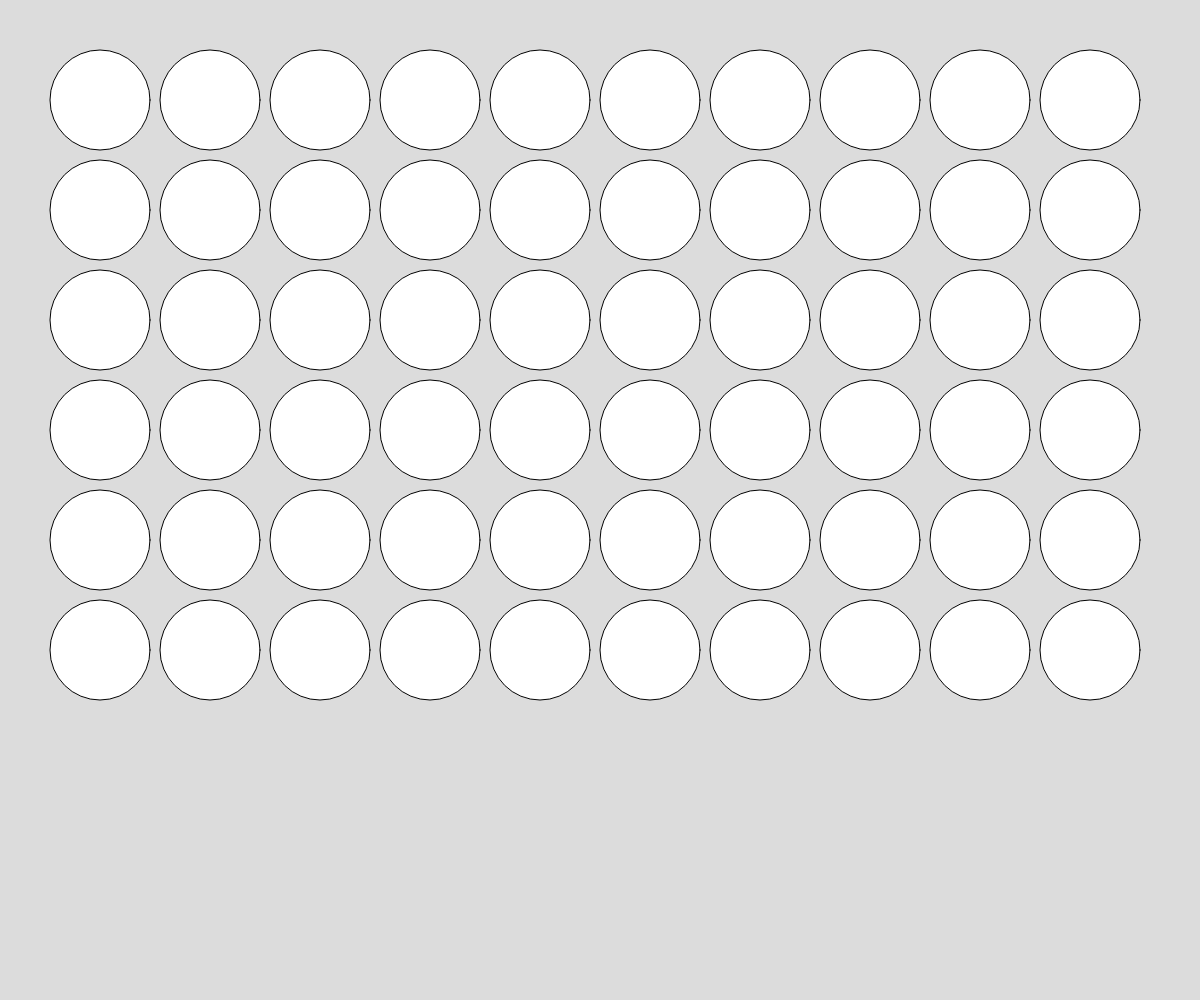
Frame 1 (no input)
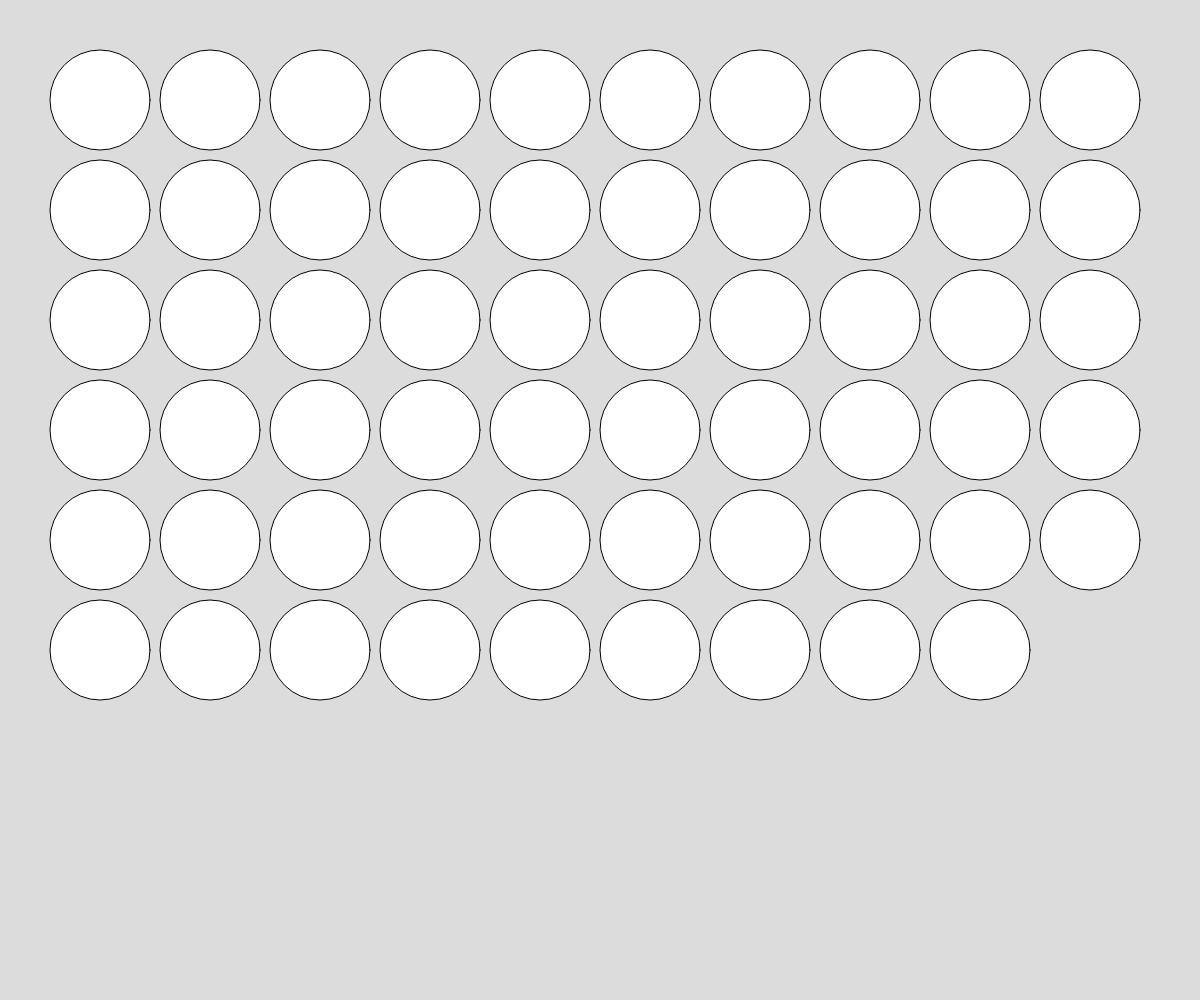
Frame 60 (no input)
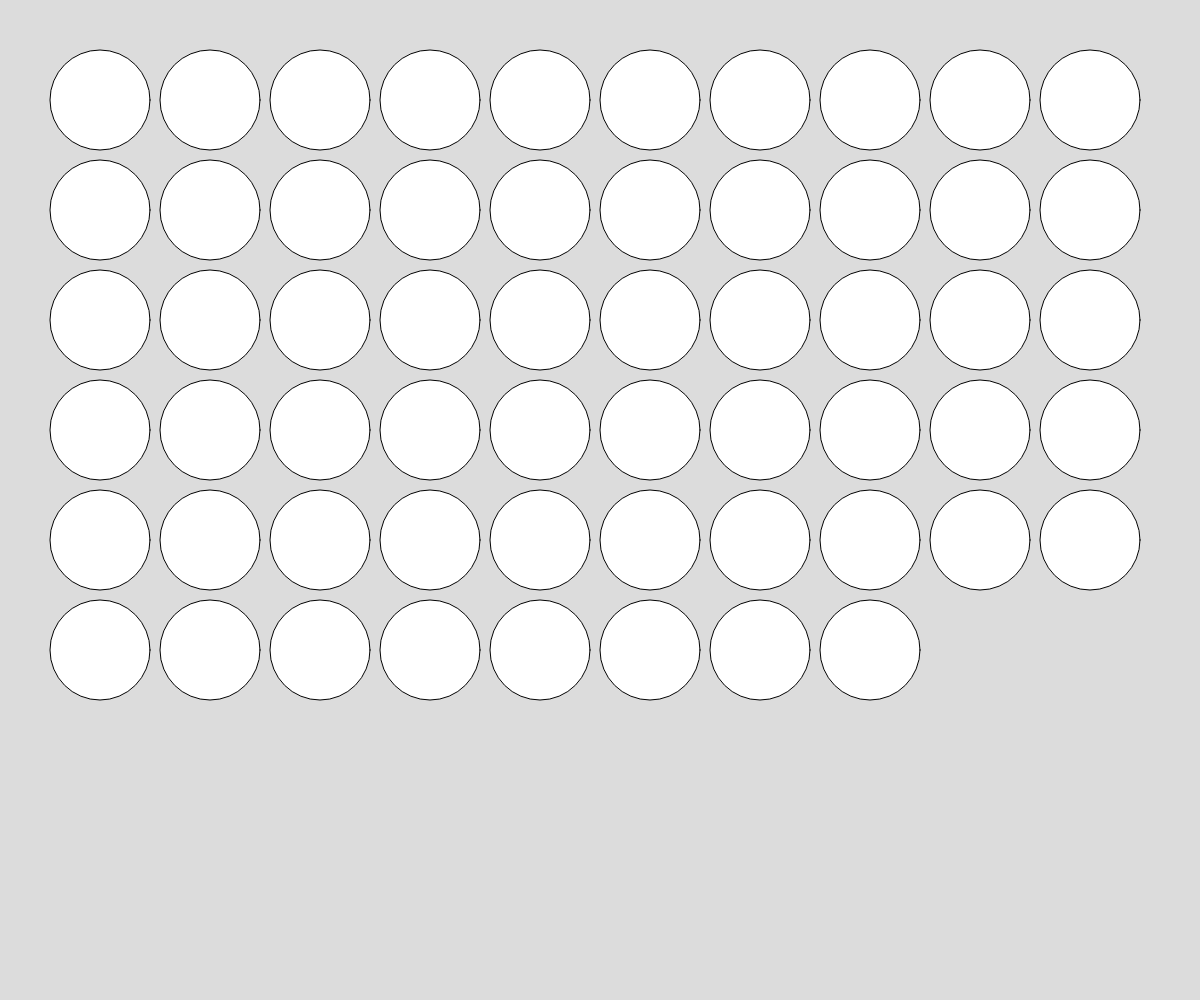
Frame 120 (the mouse pressed at the canvas centre since frame 60)

The p5.js sketch that drew these frames (run headless with seeded random() and noise() and a simulated clock; from frame 60 on, the mouse is pressed at the canvas centre):

// p5.js sketch
// ── sketch.js
// State variables
let duration = 60000;
let startTime = 0;
let lastSecond = duration / 1000;
let isRunning = true;
let remainingSeconds = duration / 1000;

let cellW = 100;
let spacing = 10;
let cols;

function setup() {
  createCanvas(windowWidth, windowHeight);
  startTime = millis();

  cols = floor(width / cellW); // -> 400/100 = 4
}

function draw() {
  if (!isRunning) return;
  background(220);
  let remaining = startTime + duration - millis();
  remainingSeconds = ceil(remaining / 1000);
  let posX = cellW;
  let posY = cellW;
  for (let i = 0; i < remainingSeconds; i++) {
    ellipse(posX, posY, cellW);
    posX += cellW + spacing;
    if (posX + cellW / 2 > width) {
      posX = cellW;
      posY += cellW + spacing;
    }
  }
  // Tick every second
  if (remainingSeconds !== lastSecond) {
    tick();
    lastSecond = remainingSeconds;
  }

  // Check if timer finished
  if (remaining <= 0) {
    console.log("Timer finished");
    isRunning = false;
  }
}

function tick() {
  // do something
}
